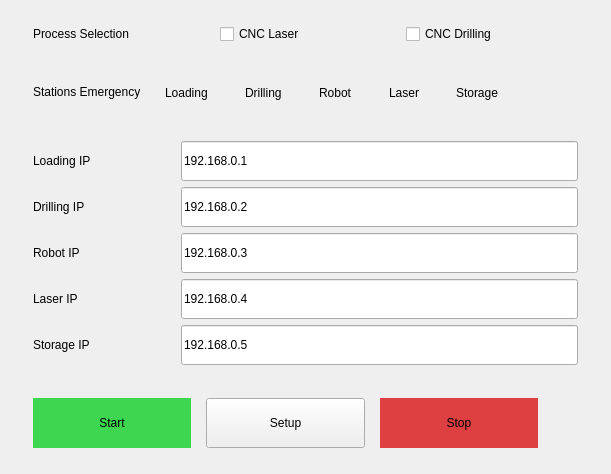
      <widget class="QWidget" name="CIM_Tab">
       <attribute name="title">
        <string>CIM</string>
       </attribute>
       <layout class="QVBoxLayout" name="verticalLayout_3" stretch="1,1,2,0">
        <property name="spacing">
         <number>9</number>
        </property>
        <property name="leftMargin">
         <number>18</number>
        </property>
        <property name="topMargin">
         <number>15</number>
        </property>
        <property name="rightMargin">
         <number>18</number>
        </property>
        <item>
         <widget class="QFrame" name="Process_Frame">
          <property name="frameShape">
           <enum>QFrame::NoFrame</enum>
          </property>
          <layout class="QHBoxLayout" name="horizontalLayout_15" stretch="3,1,4,4">
           <property name="spacing">
            <number>15</number>
           </property>
           <property name="leftMargin">
            <number>15</number>
           </property>
           <property name="rightMargin">
            <number>15</number>
           </property>
           <item>
            <widget class="QLabel" name="ProcessSelectionLabel">
             <property name="sizePolicy">
              <sizepolicy hsizetype="Preferred" vsizetype="Maximum">
               <horstretch>0</horstretch>
               <verstretch>0</verstretch>
              </sizepolicy>
             </property>
             <property name="maximumSize">
              <size>
               <width>16777215</width>
               <height>16777215</height>
              </size>
             </property>
             <property name="styleSheet">
              <string notr="true"/>
             </property>
             <property name="lineWidth">
              <number>1</number>
             </property>
             <property name="text">
              <string>Process Selection</string>
             </property>
             <property name="textFormat">
              <enum>Qt::PlainText</enum>
             </property>
             <property name="scaledContents">
              <bool>false</bool>
             </property>
            </widget>
           </item>
           <item>
            <spacer name="horizontalSpacer_8">
             <property name="orientation">
              <enum>Qt::Vertical</enum>
             </property>
             <property name="sizeHint" stdset="0">
              <size>
               <width>40</width>
               <height>20</height>
              </size>
             </property>
            </spacer>
           </item>
           <item>
            <widget class="QCheckBox" name="LaserCheckBox">
             <property name="text">
              <string>CNC Laser</string>
             </property>
            </widget>
           </item>
           <item>
            <widget class="QCheckBox" name="DrillingCheckBox">
             <property name="text">
              <string>CNC Drilling</string>
             </property>
            </widget>
           </item>
          </layout>
         </widget>
        </item>
        <item>
         <widget class="QFrame" name="frame">
          <property name="frameShape">
           <enum>QFrame::NoFrame</enum>
          </property>
          <layout class="QHBoxLayout" name="horizontalLayout_16" stretch="1,3">
           <property name="spacing">
            <number>15</number>
           </property>
           <property name="leftMargin">
            <number>15</number>
           </property>
           <property name="rightMargin">
            <number>15</number>
           </property>
           <item>
            <widget class="QLabel" name="Emergency_Label">
             <property name="sizePolicy">
              <sizepolicy hsizetype="Preferred" vsizetype="Maximum">
               <horstretch>0</horstretch>
               <verstretch>0</verstretch>
              </sizepolicy>
             </property>
             <property name="maximumSize">
              <size>
               <width>16777215</width>
               <height>16777215</height>
              </size>
             </property>
             <property name="styleSheet">
              <string notr="true"/>
             </property>
             <property name="lineWidth">
              <number>1</number>
             </property>
             <property name="text">
              <string>Stations Emergency</string>
             </property>
             <property name="textFormat">
              <enum>Qt::PlainText</enum>
             </property>
             <property name="scaledContents">
              <bool>false</bool>
             </property>
            </widget>
           </item>
           <item>
            <widget class="QFrame" name="EmergencyFrame">
             <property name="styleSheet">
              <string notr="true">QFrame{
	border: 0px solid #e7e7e7;
}</string>
             </property>
             <property name="frameShape">
              <enum>QFrame::NoFrame</enum>
             </property>
             <layout class="QHBoxLayout" name="horizontalLayout_17">
              <item>
               <widget class="QLabel" name="LoadingEme">
                <property name="styleSheet">
                 <string notr="true"/>
                </property>
                <property name="text">
                 <string>Loading</string>
                </property>
               </widget>
              </item>
              <item>
               <widget class="QLabel" name="LoadingLED">
                <property name="sizePolicy">
                 <sizepolicy hsizetype="Fixed" vsizetype="Fixed">
                  <horstretch>0</horstretch>
                  <verstretch>0</verstretch>
                 </sizepolicy>
                </property>
                <property name="minimumSize">
                 <size>
                  <width>25</width>
                  <height>25</height>
                 </size>
                </property>
                <property name="layoutDirection">
                 <enum>Qt::LeftToRight</enum>
                </property>
                <property name="styleSheet">
                 <string notr="true"/>
                </property>
                <property name="text">
                 <string/>
                </property>
                <property name="textFormat">
                 <enum>Qt::PlainText</enum>
                </property>
               </widget>
              </item>
              <item>
               <widget class="QLabel" name="DrillingEme">
                <property name="text">
                 <string>Drilling</string>
                </property>
               </widget>
              </item>
              <item>
               <widget class="QLabel" name="DrillingLED">
                <property name="sizePolicy">
                 <sizepolicy hsizetype="Fixed" vsizetype="Fixed">
                  <horstretch>0</horstretch>
                  <verstretch>0</verstretch>
                 </sizepolicy>
                </property>
                <property name="minimumSize">
                 <size>
                  <width>25</width>
                  <height>25</height>
                 </size>
                </property>
                <property name="styleSheet">
                 <string notr="true"/>
                </property>
                <property name="text">
                 <string/>
                </property>
               </widget>
              </item>
              <item>
               <widget class="QLabel" name="RobotEme">
                <property name="text">
                 <string>Robot</string>
                </property>
               </widget>
              </item>
              <item>
               <widget class="QLabel" name="RobotLED">
                <property name="sizePolicy">
                 <sizepolicy hsizetype="Fixed" vsizetype="Fixed">
                  <horstretch>0</horstretch>
                  <verstretch>0</verstretch>
                 </sizepolicy>
                </property>
                <property name="minimumSize">
                 <size>
                  <width>25</width>
                  <height>25</height>
                 </size>
                </property>
                <property name="styleSheet">
                 <string notr="true"/>
                </property>
                <property name="text">
                 <string/>
                </property>
               </widget>
              </item>
              <item>
               <widget class="QLabel" name="LaserEme">
                <property name="text">
                 <string>Laser</string>
                </property>
               </widget>
              </item>
              <item>
               <widget class="QLabel" name="LaserLED">
                <property name="sizePolicy">
                 <sizepolicy hsizetype="Fixed" vsizetype="Fixed">
                  <horstretch>0</horstretch>
                  <verstretch>0</verstretch>
                 </sizepolicy>
                </property>
                <property name="minimumSize">
                 <size>
                  <width>25</width>
                  <height>25</height>
                 </size>
                </property>
                <property name="styleSheet">
                 <string notr="true"/>
                </property>
                <property name="text">
                 <string/>
                </property>
               </widget>
              </item>
              <item>
               <widget class="QLabel" name="StorageEme">
                <property name="text">
                 <string>Storage</string>
                </property>
               </widget>
              </item>
              <item>
               <widget class="QLabel" name="StorageLED">
                <property name="sizePolicy">
                 <sizepolicy hsizetype="Fixed" vsizetype="Fixed">
                  <horstretch>0</horstretch>
                  <verstretch>0</verstretch>
                 </sizepolicy>
                </property>
                <property name="minimumSize">
                 <size>
                  <width>25</width>
                  <height>25</height>
                 </size>
                </property>
                <property name="styleSheet">
                 <string notr="true"/>
                </property>
                <property name="text">
                 <string/>
                </property>
               </widget>
              </item>
              <item>
               <spacer name="horizontalSpacer_9">
                <property name="orientation">
                 <enum>Qt::Vertical</enum>
                </property>
                <property name="sizeType">
                 <enum>QSizePolicy::Fixed</enum>
                </property>
                <property name="sizeHint" stdset="0">
                 <size>
                  <width>40</width>
                  <height>20</height>
                 </size>
                </property>
               </spacer>
              </item>
             </layout>
            </widget>
           </item>
          </layout>
         </widget>
        </item>
        <item>
         <widget class="QFrame" name="IP_Frame">
          <property name="frameShape">
           <enum>QFrame::NoFrame</enum>
          </property>
          <layout class="QGridLayout" name="gridLayout_4" columnstretch="1,3">
           <property name="leftMargin">
            <number>15</number>
           </property>
           <property name="rightMargin">
            <number>15</number>
           </property>
           <property name="horizontalSpacing">
            <number>15</number>
           </property>
           <item row="7" column="0">
            <widget class="QLabel" name="StorageIPLabel">
             <property name="sizePolicy">
              <sizepolicy hsizetype="Preferred" vsizetype="Maximum">
               <horstretch>0</horstretch>
               <verstretch>0</verstretch>
              </sizepolicy>
             </property>
             <property name="maximumSize">
              <size>
               <width>16777215</width>
               <height>16777215</height>
              </size>
             </property>
             <property name="styleSheet">
              <string notr="true"/>
             </property>
             <property name="lineWidth">
              <number>1</number>
             </property>
             <property name="text">
              <string>Storage IP</string>
             </property>
             <property name="textFormat">
              <enum>Qt::PlainText</enum>
             </property>
             <property name="scaledContents">
              <bool>false</bool>
             </property>
            </widget>
           </item>
           <item row="2" column="0">
            <widget class="QLabel" name="DrillingIPLabel">
             <property name="sizePolicy">
              <sizepolicy hsizetype="Preferred" vsizetype="Maximum">
               <horstretch>0</horstretch>
               <verstretch>0</verstretch>
              </sizepolicy>
             </property>
             <property name="maximumSize">
              <size>
               <width>16777215</width>
               <height>16777215</height>
              </size>
             </property>
             <property name="styleSheet">
              <string notr="true"/>
             </property>
             <property name="lineWidth">
              <number>1</number>
             </property>
             <property name="text">
              <string>Drilling IP</string>
             </property>
             <property name="textFormat">
              <enum>Qt::PlainText</enum>
             </property>
             <property name="scaledContents">
              <bool>false</bool>
             </property>
            </widget>
           </item>
           <item row="3" column="1">
            <widget class="QLineEdit" name="Robot_IP">
             <property name="minimumSize">
              <size>
               <width>0</width>
               <height>40</height>
              </size>
             </property>
             <property name="text">
              <string>192.168.0.3</string>
             </property>
            </widget>
           </item>
           <item row="6" column="1">
            <widget class="QLineEdit" name="Laser_IP">
             <property name="minimumSize">
              <size>
               <width>0</width>
               <height>40</height>
              </size>
             </property>
             <property name="text">
              <string>192.168.0.4</string>
             </property>
            </widget>
           </item>
           <item row="7" column="1">
            <widget class="QLineEdit" name="Storage_IP">
             <property name="minimumSize">
              <size>
               <width>0</width>
               <height>40</height>
              </size>
             </property>
             <property name="text">
              <string>192.168.0.5</string>
             </property>
            </widget>
           </item>
           <item row="3" column="0">
            <widget class="QLabel" name="RobotIPLabel">
             <property name="sizePolicy">
              <sizepolicy hsizetype="Preferred" vsizetype="Maximum">
               <horstretch>0</horstretch>
               <verstretch>0</verstretch>
              </sizepolicy>
             </property>
             <property name="maximumSize">
              <size>
               <width>16777215</width>
               <height>16777215</height>
              </size>
             </property>
             <property name="styleSheet">
              <string notr="true"/>
             </property>
             <property name="lineWidth">
              <number>1</number>
             </property>
             <property name="text">
              <string>Robot IP</string>
             </property>
             <property name="textFormat">
              <enum>Qt::PlainText</enum>
             </property>
             <property name="scaledContents">
              <bool>false</bool>
             </property>
            </widget>
           </item>
           <item row="6" column="0">
            <widget class="QLabel" name="LaserIPLabel">
             <property name="sizePolicy">
              <sizepolicy hsizetype="Preferred" vsizetype="Maximum">
               <horstretch>0</horstretch>
               <verstretch>0</verstretch>
              </sizepolicy>
             </property>
             <property name="maximumSize">
              <size>
               <width>16777215</width>
               <height>16777215</height>
              </size>
             </property>
             <property name="styleSheet">
              <string notr="true"/>
             </property>
             <property name="lineWidth">
              <number>1</number>
             </property>
             <property name="text">
              <string>Laser IP</string>
             </property>
             <property name="textFormat">
              <enum>Qt::PlainText</enum>
             </property>
             <property name="scaledContents">
              <bool>false</bool>
             </property>
            </widget>
           </item>
           <item row="1" column="1">
            <widget class="QLineEdit" name="Loading_IP">
             <property name="minimumSize">
              <size>
               <width>0</width>
               <height>40</height>
              </size>
             </property>
             <property name="text">
              <string>192.168.0.1</string>
             </property>
            </widget>
           </item>
           <item row="2" column="1">
            <widget class="QLineEdit" name="Drilling_IP">
             <property name="minimumSize">
              <size>
               <width>0</width>
               <height>40</height>
              </size>
             </property>
             <property name="text">
              <string>192.168.0.2</string>
             </property>
            </widget>
           </item>
           <item row="1" column="0">
            <widget class="QLabel" name="LoadingIPLabel">
             <property name="sizePolicy">
              <sizepolicy hsizetype="Preferred" vsizetype="Maximum">
               <horstretch>0</horstretch>
               <verstretch>0</verstretch>
              </sizepolicy>
             </property>
             <property name="maximumSize">
              <size>
               <width>16777215</width>
               <height>16777215</height>
              </size>
             </property>
             <property name="styleSheet">
              <string notr="true"/>
             </property>
             <property name="lineWidth">
              <number>1</number>
             </property>
             <property name="text">
              <string>Loading IP</string>
             </property>
             <property name="textFormat">
              <enum>Qt::PlainText</enum>
             </property>
             <property name="scaledContents">
              <bool>false</bool>
             </property>
            </widget>
           </item>
          </layout>
         </widget>
        </item>
        <item>
         <widget class="QFrame" name="CIM_Control">
          <property name="frameShape">
           <enum>QFrame::NoFrame</enum>
          </property>
          <layout class="QHBoxLayout" name="horizontalLayout_14">
           <property name="spacing">
            <number>15</number>
           </property>
           <property name="leftMargin">
            <number>15</number>
           </property>
           <property name="topMargin">
            <number>15</number>
           </property>
           <property name="rightMargin">
            <number>15</number>
           </property>
           <property name="bottomMargin">
            <number>15</number>
           </property>
           <item>
            <widget class="QPushButton" name="CIMStartButton">
             <property name="sizePolicy">
              <sizepolicy hsizetype="Minimum" vsizetype="Maximum">
               <horstretch>0</horstretch>
               <verstretch>0</verstretch>
              </sizepolicy>
             </property>
             <property name="minimumSize">
              <size>
               <width>150</width>
               <height>50</height>
              </size>
             </property>
             <property name="maximumSize">
              <size>
               <width>16777215</width>
               <height>16777215</height>
              </size>
             </property>
             <property name="styleSheet">
              <string notr="true">QPushButton{
	border: 5px solid #3ed650;
    background-color: #3ed650;
}

QPushButton:hover{
    background-color: #097c1e;
}

QPushButton:pressed{
     background-color: #8cf59c;
}</string>
             </property>
             <property name="text">
              <string>Start</string>
             </property>
             <property name="iconSize">
              <size>
               <width>16</width>
               <height>16</height>
              </size>
             </property>
            </widget>
           </item>
           <item>
            <widget class="QPushButton" name="CIMSetupButton">
             <property name="sizePolicy">
              <sizepolicy hsizetype="Minimum" vsizetype="Maximum">
               <horstretch>0</horstretch>
               <verstretch>0</verstretch>
              </sizepolicy>
             </property>
             <property name="minimumSize">
              <size>
               <width>150</width>
               <height>50</height>
              </size>
             </property>
             <property name="text">
              <string>Setup</string>
             </property>
            </widget>
           </item>
           <item>
            <widget class="QPushButton" name="CIMStopButton">
             <property name="sizePolicy">
              <sizepolicy hsizetype="Minimum" vsizetype="Maximum">
               <horstretch>0</horstretch>
               <verstretch>0</verstretch>
              </sizepolicy>
             </property>
             <property name="minimumSize">
              <size>
               <width>150</width>
               <height>50</height>
              </size>
             </property>
             <property name="styleSheet">
              <string notr="true">QPushButton{
	border: 5px solid #de4041;
    background-color: #de4041;
}

QPushButton:hover{
	 background-color: #b03030;
}

QPushButton:pressed{
	 background-color: #ff8e8a;
}</string>
             </property>
             <property name="text">
              <string>Stop</string>
             </property>
            </widget>
           </item>
           <item>
            <spacer name="horizontalSpacer_7">
             <property name="orientation">
              <enum>Qt::Vertical</enum>
             </property>
             <property name="sizeHint" stdset="0">
              <size>
               <width>40</width>
               <height>20</height>
              </size>
             </property>
            </spacer>
           </item>
          </layout>
         </widget>
        </item>
       </layout>
      </widget>
